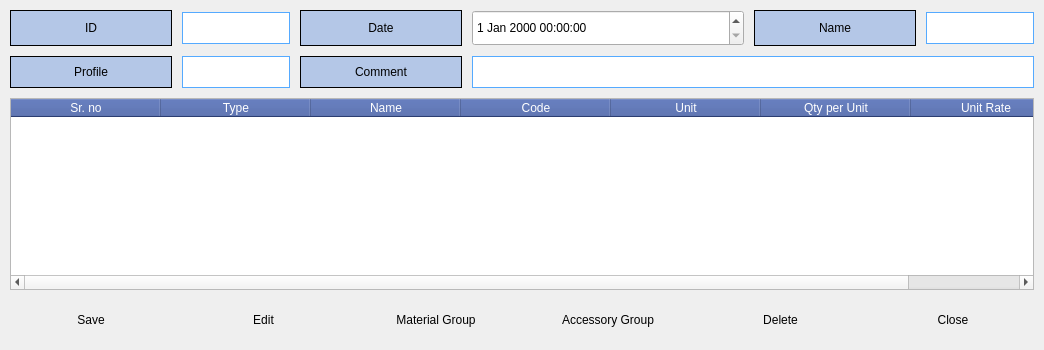
         <widget class="QWidget" name="ProductPage">
          <property name="focusPolicy">
           <enum>Qt::ClickFocus</enum>
          </property>
          <property name="autoFillBackground">
           <bool>false</bool>
          </property>
          <property name="styleSheet">
           <string notr="true">QPushButton

{
	color: rgb(0, 0, 0);
	font: bold 16pt &quot;Calibri&quot;;
	min-width: 50px;
	min-height: 40px;
	border-radius: 4px;
	background-color: qlineargradient(x1: 0, y1: 0, x2: 0, y2: 1,
                                      stop: 0 #f6f7fa, stop: 1 #dadbde);
}

QPushButton::pressed {
   background-color: qlineargradient(spread:pad, x1:0.5, y1:0, x2:0.506, y2:1, stop:0 rgba(180, 199, 231, 255), stop:1 rgba(255, 255, 255, 255));
}
QPushButton::hover {
	background-color: qlineargradient(spread:pad, x1:0.5, y1:0, x2:0.506, y2:1, stop:0 rgba(180, 199, 231, 255), stop:1 rgba(255, 255, 255, 255));

}

QPushButton::focus {
	border: 1px solid rgb(0, 85, 255);

}

QLabel
{
	background-color: rgb(180, 199, 231);
	min-width: 160px;
min-height:30px;
	color: rgb(0, 0, 0);
	font: bold 16pt &quot;Calibri&quot;;
	border: 1px solid black;
}

QLineEdit
{
min-height:30px;
	color: rgb(0, 0, 0);
	font: bold 14pt &quot;Calibri&quot;;
border: 1px solid rgb(85, 170, 255);
}

QLineEdit::focus {
	border: 1px solid rgb(0, 85, 255);
}


QTreeWidget
{
color: rgb(0, 0, 0);

	font: bold 14pt &quot;Calibri&quot;;
	alternate-background-color: rgb(180, 199, 231);
}

QTreeWidget::focus
{
	border: 1px solid rgb(0, 85, 255);

}

QHeaderView::section
{
	/*background-color: rgb(66, 87, 152);*/
	background-color: rgb(62, 87, 160);
color: white;
font: bold 16pt &quot;Calibri&quot;;

}

QDateTimeEdit
{
color: rgb(0, 0, 0);
min-width:250;
min-height:30px;
	font: bold 14pt &quot;Calibri&quot;;
}
QComboBox
{
color: rgb(0, 0, 0);

min-height:30px;
	font: bold 14pt &quot;Calibri&quot;;

}


</string>
          </property>
          <layout class="QVBoxLayout" name="verticalLayout_3">
           <property name="spacing">
            <number>10</number>
           </property>
           <property name="leftMargin">
            <number>10</number>
           </property>
           <property name="topMargin">
            <number>10</number>
           </property>
           <property name="rightMargin">
            <number>10</number>
           </property>
           <property name="bottomMargin">
            <number>10</number>
           </property>
           <item>
            <layout class="QGridLayout" name="gridLayout_2">
             <property name="sizeConstraint">
              <enum>QLayout::SetDefaultConstraint</enum>
             </property>
             <property name="spacing">
              <number>10</number>
             </property>
             <item row="0" column="0">
              <widget class="QLabel" name="label_8">
               <property name="text">
                <string>ID</string>
               </property>
               <property name="alignment">
                <set>Qt::AlignCenter</set>
               </property>
              </widget>
             </item>
             <item row="0" column="2">
              <widget class="QLabel" name="label_9">
               <property name="text">
                <string>Date</string>
               </property>
               <property name="alignment">
                <set>Qt::AlignCenter</set>
               </property>
              </widget>
             </item>
             <item row="0" column="6">
              <widget class="QLineEdit" name="ProductNameENT"/>
             </item>
             <item row="0" column="5">
              <widget class="QLabel" name="label_10">
               <property name="text">
                <string>Name</string>
               </property>
               <property name="alignment">
                <set>Qt::AlignCenter</set>
               </property>
              </widget>
             </item>
             <item row="1" column="2">
              <widget class="QLabel" name="label_12">
               <property name="text">
                <string>Comment</string>
               </property>
               <property name="alignment">
                <set>Qt::AlignCenter</set>
               </property>
              </widget>
             </item>
             <item row="1" column="0">
              <widget class="QLabel" name="label_11">
               <property name="text">
                <string>Profile</string>
               </property>
               <property name="alignment">
                <set>Qt::AlignCenter</set>
               </property>
              </widget>
             </item>
             <item row="1" column="1">
              <widget class="QLineEdit" name="ProductProfileENT"/>
             </item>
             <item row="0" column="1">
              <widget class="QLineEdit" name="ProductIDENT">
               <property name="styleSheet">
                <string notr="true"/>
               </property>
               <property name="readOnly">
                <bool>true</bool>
               </property>
               <property name="clearButtonEnabled">
                <bool>false</bool>
               </property>
              </widget>
             </item>
             <item row="1" column="3" colspan="4">
              <widget class="QLineEdit" name="ProductCommentENT"/>
             </item>
             <item row="0" column="3" colspan="2">
              <widget class="QDateTimeEdit" name="ProductDatetime"/>
             </item>
            </layout>
           </item>
           <item>
            <widget class="QTreeWidget" name="ProductTable">
             <property name="focusPolicy">
              <enum>Qt::ClickFocus</enum>
             </property>
             <property name="editTriggers">
              <set>QAbstractItemView::NoEditTriggers</set>
             </property>
             <property name="alternatingRowColors">
              <bool>true</bool>
             </property>
             <property name="animated">
              <bool>true</bool>
             </property>
             <attribute name="headerDefaultSectionSize">
              <number>150</number>
             </attribute>
             <attribute name="headerStretchLastSection">
              <bool>false</bool>
             </attribute>
             <column>
              <property name="text">
               <string notr="true">Sr. no</string>
              </property>
              <property name="textAlignment">
               <set>AlignCenter</set>
              </property>
             </column>
             <column>
              <property name="text">
               <string>Type</string>
              </property>
              <property name="textAlignment">
               <set>AlignCenter</set>
              </property>
             </column>
             <column>
              <property name="text">
               <string>Name</string>
              </property>
              <property name="textAlignment">
               <set>AlignCenter</set>
              </property>
             </column>
             <column>
              <property name="text">
               <string>Code</string>
              </property>
              <property name="textAlignment">
               <set>AlignCenter</set>
              </property>
             </column>
             <column>
              <property name="text">
               <string>Unit</string>
              </property>
              <property name="textAlignment">
               <set>AlignCenter</set>
              </property>
             </column>
             <column>
              <property name="text">
               <string>Qty per Unit</string>
              </property>
              <property name="textAlignment">
               <set>AlignCenter</set>
              </property>
             </column>
             <column>
              <property name="text">
               <string>Unit Rate</string>
              </property>
              <property name="textAlignment">
               <set>AlignCenter</set>
              </property>
             </column>
             <column>
              <property name="text">
               <string>Qty\Formula</string>
              </property>
              <property name="textAlignment">
               <set>AlignCenter</set>
              </property>
             </column>
            </widget>
           </item>
           <item>
            <layout class="QHBoxLayout" name="horizontalLayout_2">
             <property name="spacing">
              <number>10</number>
             </property>
             <property name="leftMargin">
              <number>0</number>
             </property>
             <property name="topMargin">
              <number>0</number>
             </property>
             <property name="rightMargin">
              <number>0</number>
             </property>
             <property name="bottomMargin">
              <number>0</number>
             </property>
             <item>
              <widget class="QPushButton" name="ProductSavePBT">
               <property name="text">
                <string>Save</string>
               </property>
              </widget>
             </item>
             <item>
              <widget class="QPushButton" name="ProductEditPBT">
               <property name="text">
                <string>Edit</string>
               </property>
              </widget>
             </item>
             <item>
              <widget class="QPushButton" name="ProductMGPBT">
               <property name="text">
                <string>Material Group</string>
               </property>
              </widget>
             </item>
             <item>
              <widget class="QPushButton" name="ProductAGPBT">
               <property name="text">
                <string>Accessory Group</string>
               </property>
              </widget>
             </item>
             <item>
              <widget class="QPushButton" name="ProductDeletePBT">
               <property name="text">
                <string>Delete</string>
               </property>
              </widget>
             </item>
             <item>
              <widget class="QPushButton" name="ProductClosePBT">
               <property name="text">
                <string>Close</string>
               </property>
              </widget>
             </item>
            </layout>
           </item>
          </layout>
         </widget>
